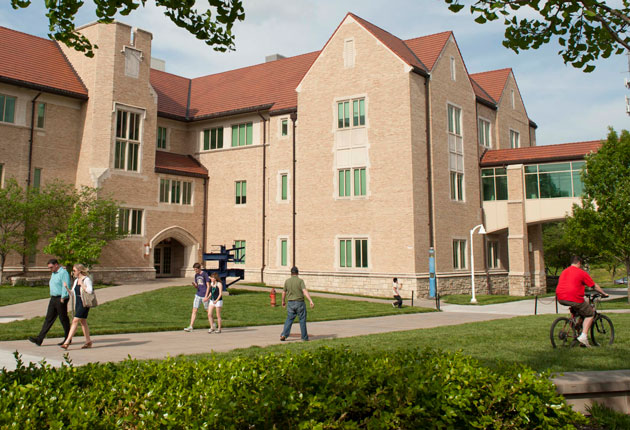
#> input picture flarsheim-1.jpg, 630 x 430 px
$ jupyter execute HW2.ipynb   (older library calls are emulated)
#> lines starting #> are read from the running program, lines starting #| are printed output that depends on the picture
<a href="https://colab.research.google.com/github/jm7n7/comp-vis-hw2-log-key-point-detection/blob/main/HW2.ipynb" target="_parent"></a>

[cell 1]
import cv2
import numpy as np
import matplotlib.pyplot as plt
from google.colab.patches import cv2_imshow # For displaying images in Colab
from scipy.ndimage import maximum_filter, minimum_filter

# set default figure size for matplotlib
plt.rcParams['figure.figsize'] = [10, 8]

##Part 1: LoG Pyramid

[cell 2]
# --- Function Definition for Q1 ---
def getLoGPyramid(image, scales):
    """
    Computes the Laplacian of Gaussian (LoG) pyramid for a given image and scales.

    Args:
        image (np.array): The input image.
        scales (list or np.array): A list of sigma values for the Gaussian filter.

    Returns:
        np.array: A 3D numpy array of shape (height, width, num_scales)
                  containing the LoG responses.
    """
    # 1. Preprocessing: Convert to grayscale and float, then normalize
    if len(image.shape) > 2:
        gray_image = cv2.cvtColor(image, cv2.COLOR_BGR2GRAY)
    else:
        gray_image = image

    # It's better to work with floating point images for precision
    float_image = gray_image.astype(np.float32) / 255.0

    # 2. Loop through scales and build the pyramid
    log_pyramid = []
    for sigma in scales:
        # 3. Apply Gaussian Blur
        # A good kernel size is about 6 times sigma
        ksize = 2 * int(np.ceil(3 * sigma)) + 1
        blurred_image = cv2.GaussianBlur(float_image, (ksize, ksize), sigmaX=sigma, sigmaY=sigma)

        # 4. Apply Laplacian Filter and Normalize
        # The result is multiplied by sigma^2 for scale normalization
        log_response = sigma**2 * cv2.Laplacian(blurred_image, ddepth=cv2.CV_32F, ksize=3)

        log_pyramid.append(log_response)

    # 5. Stack the pyramid into a single 3D numpy array
    return np.stack(log_pyramid, axis=-1)

[cell 3]
# 1. Load the test image
try:
    image = cv2.imread('flarsheim-1.jpg')
#> image is the input picture: shape (430, 630, 3); mean B, G, R 95.5, 127.2, 137.4
    if image is None:
        raise FileNotFoundError("Make sure image is uploaded to your Colab environment!")
    print("Image loaded successfully!")
except FileNotFoundError as e:
    print(e)
    # Create a dummy image if not found, so the script doesn't crash
    image = np.zeros((200, 200, 3), dtype=np.uint8)

[cell 4]
# 2. Define the scales from the assignment document
scales = np.array([1.200, 1.518, 1.920, 2.429, 3.072, 3.886, 4.915])

[cell 5]
# 3. Compute the LoG Pyramid
log_pyramid_responses = getLoGPyramid(image, scales)
#> in getLoGPyramid, `gray_image = cv2.cvtColor(image, cv2.COLOR_BGR2GRAY)`:
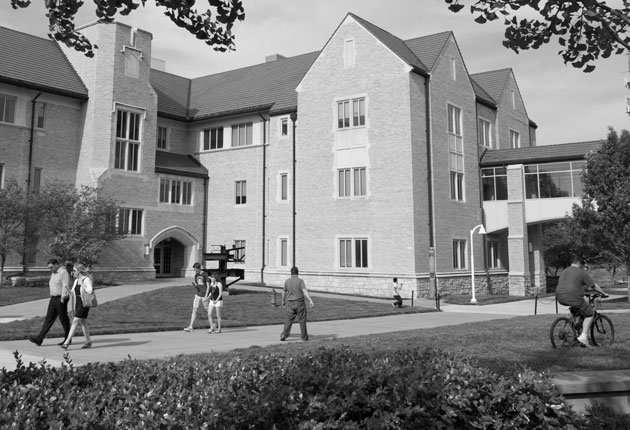
#> gray_image: shape (430, 630); min 0, max 255, mean 126.7
#> the loop in getLoGPyramid, `for sigma in scales:` made 7 passes
#> pass 1, in getLoGPyramid, `blurred_image = cv2.GaussianBlur(float_image, (ksize, ksize), sigmaX=s..`:
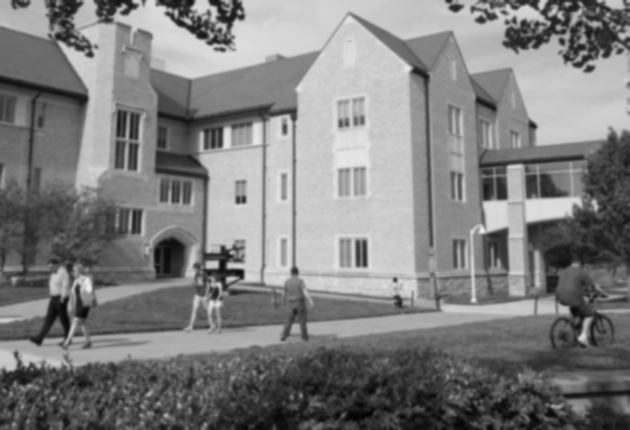
#> blurred_image: shape (430, 630) float32; min 0.0115, max 0.948, mean 0.497
#> pass 1, in getLoGPyramid, `log_response = sigma**2 * cv2.Laplacian(blurred_image, ddepth=cv2.CV_3..`:
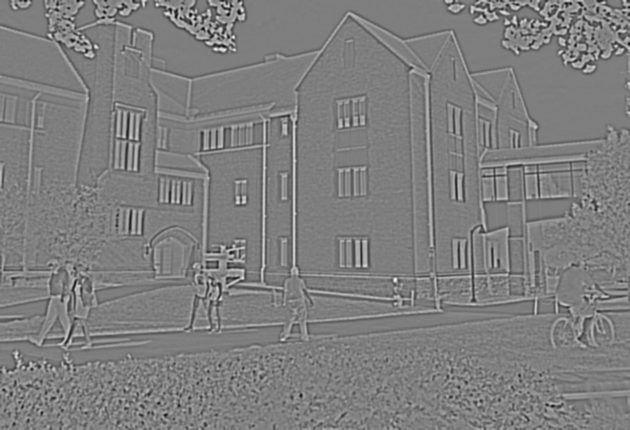
#> log_response: shape (430, 630) float32; min -1.4, max 1.41, mean 1.12e-05; drawn with min black and max white
#> after the loop in getLoGPyramid, `for sigma in scales:`:
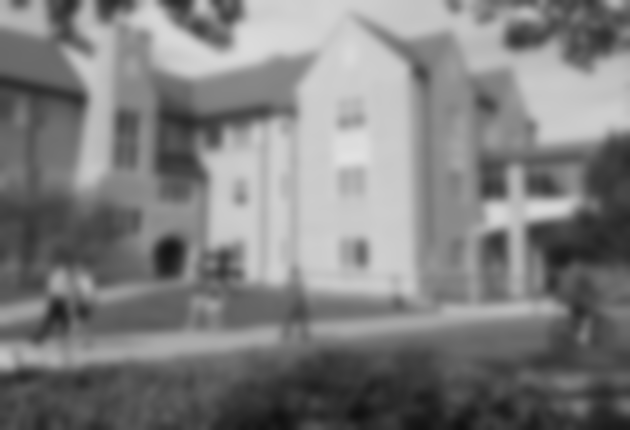
#> blurred_image: shape (430, 630) float32; min 0.0658, max 0.887, mean 0.497
#> after the loop in getLoGPyramid, `for sigma in scales:`: log_pyramid = 7 items
print(f"Computed LoG Pyramid. Shape: {log_pyramid_responses.shape}")
#| Computed LoG Pyramid. Shape: (430, 630, 7)

[cell 6]
# 4. Verification: Visualize the results
# Let's display the original image and a few layers of the LoG pyramid
print("\n--- Visualizing Results ---")
plt.figure(figsize=(15, 8))

# Original Grayscale Image
plt.subplot(2, 4, 1)
plt.imshow(cv2.cvtColor(image, cv2.COLOR_BGR2GRAY), cmap='gray')
plt.title('Original Grayscale')
plt.axis('off')

# Displaying 4 of the 7 layers
indices_to_show = [0, 2, 4, 6]
for i, layer_idx in enumerate(indices_to_show):
    plt.subplot(2, 4, i + 2)
    # We use the absolute value for visualization to see both positive and negative responses
    response_to_show = np.abs(log_pyramid_responses[:, :, layer_idx])
    plt.imshow(response_to_show, cmap='gray')
    plt.title(f'LoG Response\nσ = {scales[layer_idx]:.3f}')
    plt.axis('off')
#> this loop made 4 passes
#> pass 1, `response_to_show = np.abs(log_pyramid_responses[:, :, layer_idx])`:
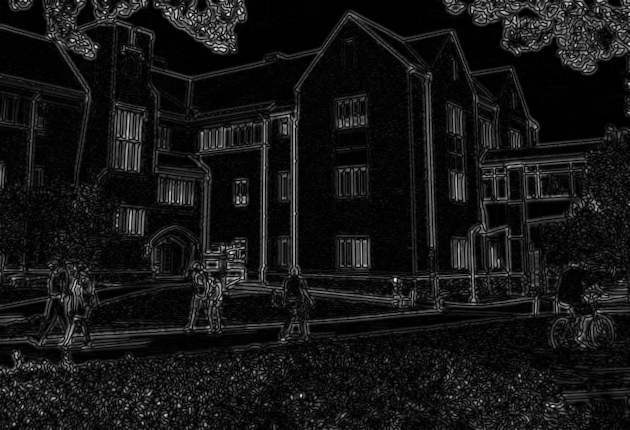
#> response_to_show: shape (430, 630) float32; min 0, max 1.41, mean 0.118; drawn with min black and max white

plt.tight_layout()
plt.show()
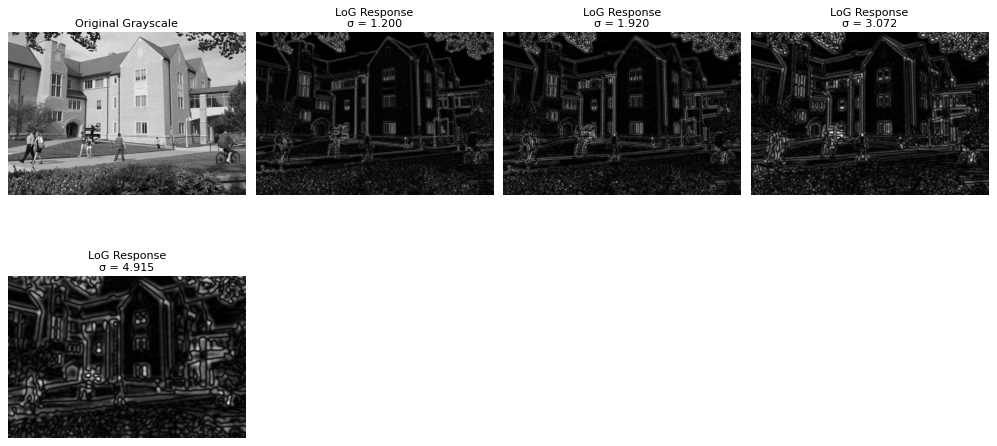
#> figure drawn by matplotlib, 5 panels

## Part 2: LoG Response Extrema

[cell 7]
# --- Function Definition for Q2 ---
def getScaleResponseExtrema(scales, responses):
    """
    Fits a 3rd-degree polynomial to the LoG responses, finds the maximum,
    and computes the derivative at that maximum.

    Args:
        scales (np.array): The array of sigma values used (x-values).
        responses (np.array): The LoG responses for a single pixel (y-values).

    Returns:
        tuple: A tuple containing:
            - x0 (float): The refined scale (sigma) that maximizes the response.
            - y_max (float): The peak response value at the refined scale.
            - deriv_at_max (float): The value of the derivative at x0.
    """
    # 1. Polynomial Fitting: y = ax^3 + bx^2 + cx + d
    p_coeffs = np.polyfit(scales, responses, 3)
    poly_func = np.poly1d(p_coeffs)

    # 2. Find the Maximum of the Fitted Curve (Numerical Method)
    fine_grained_scales = np.linspace(scales[0], scales[-1], 100)
    fine_grained_responses = poly_func(fine_grained_scales)
    max_index = np.argmax(fine_grained_responses)
    x0 = fine_grained_scales[max_index]
    y_max = fine_grained_responses[max_index]

    # 3. Compute the Derivative at the Maximum
    # The derivative of the polynomial is 3ax^2 + 2bx + c
    deriv_coeffs = np.polyder(p_coeffs)
    deriv_func = np.poly1d(deriv_coeffs)
    deriv_at_max = deriv_func(x0)

    return x0, y_max, deriv_at_max

[cell 8]
# Let's pick a sample pixel to test our updated function.
# For example, a pixel near the center of the building.
px_y, px_x = 250, 350

# Extract the 7 LoG responses for this specific pixel from our pyramid.
pixel_responses = log_pyramid_responses[px_y, px_x, :]
#> pixel_responses = [0.214, 0.166, 0.08, -0.074, -0.247, -0.361, -0.306]

# ✨ FIX: Unpack all three returned values from the updated function ✨
refined_scale, peak_response, deriv_at_max = getScaleResponseExtrema(scales, pixel_responses)
#> in getScaleResponseExtrema, `p_coeffs = np.polyfit(scales, responses, 3)`: p_coeffs = [0.0273, -0.196, 0.196, 0.22]
#> in getScaleResponseExtrema, `fine_grained_responses = poly_func(fine_grained_scales)`: fine_grained_responses = 100 values, max 0.22 at index 0, min -0.387 at index 80, mean -0.166
#> in getScaleResponseExtrema, `max_index = np.argmax(fine_grained_responses)`: max_index = 0
#> in getScaleResponseExtrema, `x0 = fine_grained_scales[max_index]`: x0 = 1.2
#> in getScaleResponseExtrema, `y_max = fine_grained_responses[max_index]`: y_max = 0.22
#> in getScaleResponseExtrema, `deriv_coeffs = np.polyder(p_coeffs)`: deriv_coeffs = [0.0819, -0.391, 0.196]
#> in getScaleResponseExtrema, `deriv_at_max = deriv_func(x0)`: deriv_at_max = -0.156
#> refined_scale = 1.2; peak_response = 0.22; deriv_at_max = -0.156

print(f"--- Testing for pixel ({px_y}, {px_x}) ---")
print(f"Original responses: {np.round(pixel_responses, 2)}")
#| Original responses: [ 0.21  0.17  0.08 -0.07 -0.25 -0.36 -0.31]
print(f"Found peak response of {peak_response:.2f} at refined scale σ = {refined_scale:.3f}")
#| Found peak response of 0.22 at refined scale σ = 1.200
print(f"The derivative at this peak is: {deriv_at_max:.4f}")
#| The derivative at this peak is: -0.1560

# You can also add a check to see if this pixel would pass the gradient threshold
gradient_threshold = 0.2
if abs(deriv_at_max) < gradient_threshold:
    print("This keypoint PASSES the gradient threshold check.")
else:
    print("This keypoint FAILS the gradient threshold check.")

[cell 9]
# Create the polynomial and derivative functions for plotting
p_coeffs = np.polyfit(scales, pixel_responses, 3)
#> p_coeffs = [0.0273, -0.196, 0.196, 0.22]
poly_func = np.poly1d(p_coeffs)
deriv_func = np.poly1d(np.polyder(p_coeffs)) # Get derivative function

# Create a fine-grained set of scales for smooth curves
fine_grained_scales = np.linspace(scales[0], scales[-1], 100)
fine_grained_responses = poly_func(fine_grained_scales)
derivative_values = deriv_func(fine_grained_scales)
#> derivative_values = 100 values, max 0.251 at index 99, min -0.272 at index 32, mean -0.139

[cell 10]
# Setup plot with two y-axes
fig, ax1 = plt.subplots(figsize=(10, 7))

# Plotting the main LoG response data on the left y-axis (ax1)
ax1.set_xlabel('Scale (σ)')
ax1.set_ylabel('LoG Response', color='blue')
ax1.plot(scales, pixel_responses, 'r+', markersize=12, label='Original LoG Responses')
ax1.plot(fine_grained_scales, fine_grained_responses, 'b--', label='Fitted Polynomial')
ax1.plot(refined_scale, peak_response, 'g*', markersize=20, label=f'Detected Extrema (Value: {peak_response:.2f})')
ax1.tick_params(axis='y', labelcolor='blue')
ax1.grid(True, linestyle='--')

# Create a second y-axis that shares the same x-axis
ax2 = ax1.twinx()
ax2.set_ylabel('Derivative', color='cyan')
# Plotting the derivative on the right y-axis (ax2)
ax2.plot(fine_grained_scales, derivative_values, 'c:', linewidth=2, label='Derivative')
ax2.tick_params(axis='y', labelcolor='cyan')

# Add a horizontal line at y=0 for the derivative to easily see the zero-crossing
ax2.axhline(0, color='gray', linestyle='-', linewidth=1)

# Add a vertical line to show where the peak was found
plt.axvline(x=refined_scale, color='gray', linestyle=':', linewidth=1)

# Final plot details
plt.title(f'LoG Response and Derivative for Pixel ({px_y}, {px_x})')
fig.tight_layout()
# Ask matplotlib to create a single legend for all plotted items
fig.legend(loc='upper right', bbox_to_anchor=(0.9, 0.9))
plt.show()
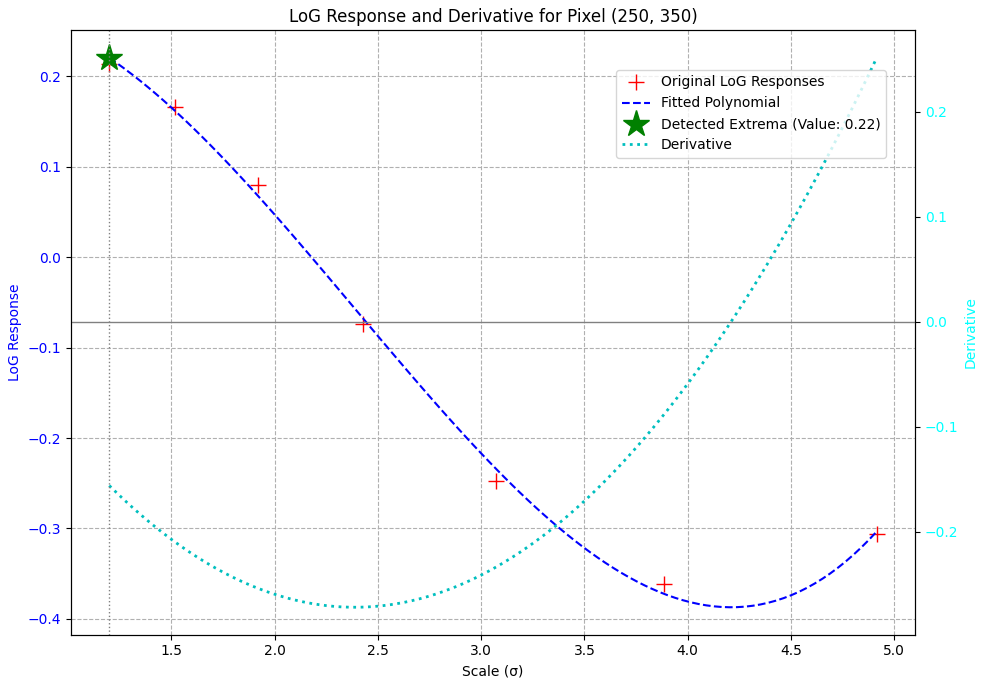
#> figure drawn by matplotlib, 2 panels; panel 1: curve peaks at x = 1.2, y = 0.22; panel 2: curve peaks at x = 4.92, y = 0.251

## Part 3: Image Level LoG Key Point Detection

[cell 11]
# --- Function Definition for Q3 ---
def getLoGPyramid(image, scales):
    if len(image.shape) > 2:
        gray_image = cv2.cvtColor(image, cv2.COLOR_BGR2GRAY)
    else:
        gray_image = image
    float_image = gray_image.astype(np.float32) / 255.0
    log_pyramid = []
    for sigma in scales:
        ksize = 2 * int(np.ceil(3 * sigma)) + 1
        blurred_image = cv2.GaussianBlur(float_image, (ksize, ksize), sigmaX=sigma, sigmaY=sigma)
        log_response = sigma**2 * cv2.Laplacian(blurred_image, ddepth=cv2.CV_32F, ksize=3)
        log_pyramid.append(log_response)
    return np.stack(log_pyramid, axis=-1)


# --- Updated Function from Step 1 ---
def getScaleResponseExtrema(scales, responses):
    p_coeffs = np.polyfit(scales, responses, 3)
    poly_func = np.poly1d(p_coeffs)
    fine_grained_scales = np.linspace(scales[0], scales[-1], 100)
    fine_grained_responses = poly_func(fine_grained_scales)
    max_index = np.argmax(fine_grained_responses)
    x0 = fine_grained_scales[max_index]
    y_max = fine_grained_responses[max_index]
    deriv_coeffs = np.polyder(p_coeffs)
    deriv_func = np.poly1d(deriv_coeffs)
    deriv_at_max = deriv_func(x0)
    return x0, y_max, deriv_at_max


# --- Final, Updated Keypoint Detector ---
def getLoGKeyPoints(image, log_peak_thres, grad_thres):
    """
    Detects keypoints using both a peak strength and gradient threshold.
    """
    # 1. Get the LoG Pyramid
    print("Step 1: Computing LoG pyramid...")
    scales_arr = np.array([1.200, 1.518, 1.920, 2.429, 3.072, 3.886, 4.915])
    log_pyramid = getLoGPyramid(image, scales_arr)

    # 2. Find Candidate Keypoints
    print("Step 2: Finding candidate keypoints...")
    local_maxima = maximum_filter(log_pyramid, size=(3, 3, 3)) == log_pyramid
    local_minima = minimum_filter(log_pyramid, size=(3, 3, 3)) == log_pyramid
    candidate_points = local_maxima | local_minima
    candidate_points[0, :, :] = candidate_points[-1, :, :] = False
    candidate_points[:, 0, :] = candidate_points[:, -1, :] = False
    candidate_points[:, :, 0] = candidate_points[:, :, -1] = False
    candidate_coords = np.argwhere(candidate_points)

    # 3. Filter and Refine Candidates
    print(f"Step 3: Refining {len(candidate_coords)} candidates with new thresholds...")
    final_keypoints = []
    for r, c, scale_idx in candidate_coords:
        responses = log_pyramid[r, c, :]

        # First thresholding on peak strength
        if np.abs(responses[scale_idx]) > log_peak_thres:
            # Refine and get the derivative
            refined_scale, peak_response, deriv_at_max = getScaleResponseExtrema(scales_arr, responses)

            # ✨ NEW: Second thresholding on the gradient ✨
            if np.abs(deriv_at_max) < grad_thres:
                final_keypoints.append((c, r, refined_scale)) # Store as (x, y, scale)

    print(f"Found {len(final_keypoints)} final keypoints after all filtering.")
    return final_keypoints

[cell 12]
# Define the thresholds from the paper
log_peak_threshold = 0.25
gradient_threshold = 0.0005 # The new threshold, G_th

# Run the updated main function
log_keypoints = getLoGKeyPoints(image, log_peak_threshold, gradient_threshold)
#> the loop in getLoGPyramid, `for sigma in scales:` made 7 passes
#> pass 3, in getLoGPyramid, `log_response = sigma**2 * cv2.Laplacian(blurred_image, ddepth=cv2.CV_3..`:
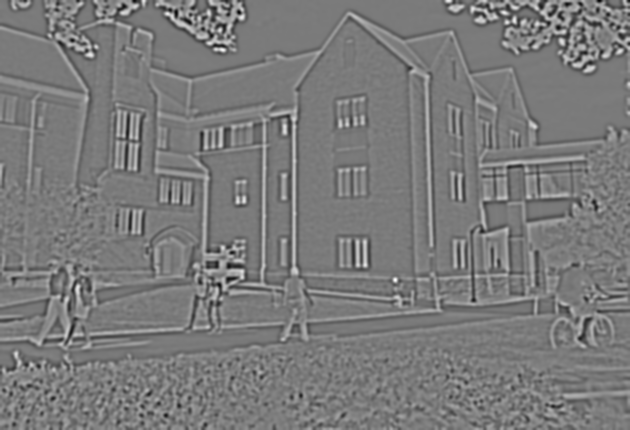
#> log_response: shape (430, 630) float32; min -1.48, max 1.59, mean 6.28e-05; drawn with min black and max white
#> after the loop in getLoGPyramid, `for sigma in scales:`: log_pyramid = 7 items
#> (printed output is left out)
#> the loop in getLoGKeyPoints, `for r, c, scale_idx in candidate_coords:` made 3569 passes
#> (r, c, scale_idx, responses) on passes 3 to 7: (2, 453, 1, [-0.807, -0.821, -0.711, -0.517, -0.253, 0.104, 0.523]), (2, 621, 1, [-0.42, -0.429, -0.362, -0.276, -0.26, -0.346, -0.507]), (3, 28, 1, [0.699, 0.787, 0.741, 0.602, 0.474, 0.411, 0.41]), (3, 81, 1, [0.831, 0.94, 0.863, 0.644, 0.408, 0.244, 0.136]), (3, 207, 1, [-0.487, -0.54, -0.496, -0.399, -0.306, -0.239, -0.258])
#> (refined_scale, peak_response, deriv_at_max) on passes 61, 62, 63, 69, 70, 71: (4.65, -0.0721, 0.000459), (4.88, -0.411, 0.00789), (1.2, -0.33, -1.26), (1.2, 0.931, -0.0289), (4.13, -0.236, 0.000853), (1.2, 0.6, -0.132)
#> after the loop in getLoGKeyPoints, `for r, c, scale_idx in candidate_coords:`: final_keypoints = 189 items, first 6: (621, 2, 3.04), (574, 7, 3.38), (79, 9, 4.65), (47, 10, 4.84), (568, 11, 3.83), (233, 16, 2.96)
#| Found 189 final keypoints after all filtering.
#> log_keypoints has the same summary as final_keypoints in getLoGKeyPoints

[cell 13]
# --- Visualization ---
print("\n--- Visualizing Final Results ---")
image_rgb_log = cv2.cvtColor(image.copy(), cv2.COLOR_BGR2RGB)

plt.figure(figsize=(20, 10))
plt.subplot(1, 2, 1)
plt.imshow(image_rgb_log)
plt.title(f'Our Refined LoG Detector Results ({len(log_keypoints)} keypoints)')
plt.axis('off')

if log_keypoints: # Check if there are any keypoints to plot
    x_coords = [kp[0] for kp in log_keypoints]
#> x_coords = 189 values, max 626 at index 61, min 3 at index 152, mean 301.4
    y_coords = [kp[1] for kp in log_keypoints]
#> y_coords = 189 values from 2 to 424
    scales_for_size = [kp[2] for kp in log_keypoints]
#> scales_for_size = 189 values, max 4.92 at index 20, min 1.2 at index 36, mean 3.14
    marker_sizes = [(s * 4)**2 for s in scales_for_size]
#> marker_sizes = 189 values, max 386.5 at index 20, min 23.04 at index 36, mean 183.1
    plt.scatter(x_coords, y_coords, s=marker_sizes, marker='+', color='lime', linewidths=1.5, label='LoG Keypoints')
    plt.legend()


# Compare with SIFT
sift = cv2.SIFT_create()
sift_keypoints = sift.detect(cv2.cvtColor(image, cv2.COLOR_BGR2GRAY), None)
#> sift_keypoints = 2816 keypoints; strongest (x, y, size): (395, 280, 2.9), (203, 29, 2.1), (239, 12, 3), (223, 50, 3.2)
image_with_sift_keypoints = cv2.drawKeypoints(image, sift_keypoints, None, color=(0, 0, 255), flags=cv2.DRAW_MATCHES_FLAGS_DRAW_RICH_KEYPOINTS)
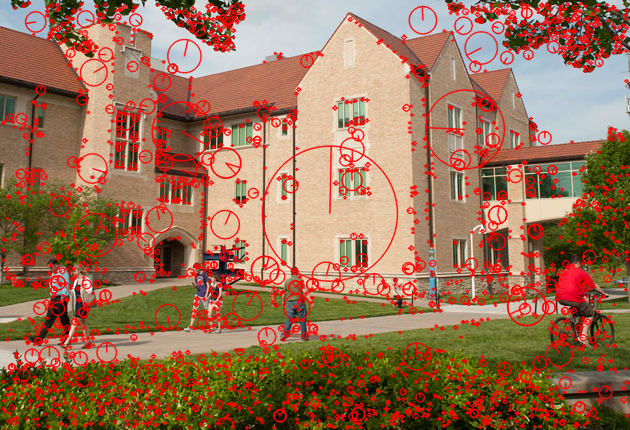
#> image_with_sift_keypoints: shape (430, 630, 3); mean B, G, R 85, 112.4, 155.5

plt.subplot(1, 2, 2)
plt.imshow(cv2.cvtColor(image_with_sift_keypoints, cv2.COLOR_BGR2RGB))
plt.title(f'OpenCV SIFT Results ({len(sift_keypoints)} keypoints)')
plt.axis('off')

plt.show()
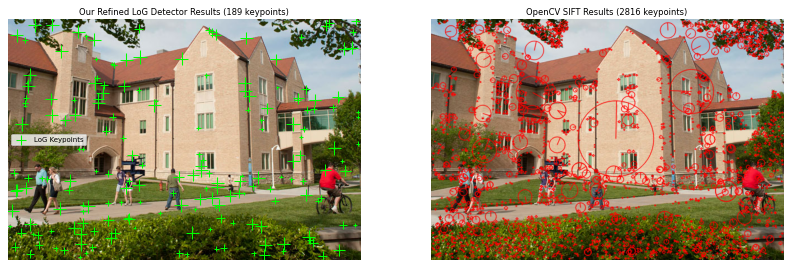
#> figure drawn by matplotlib, 2 panels
